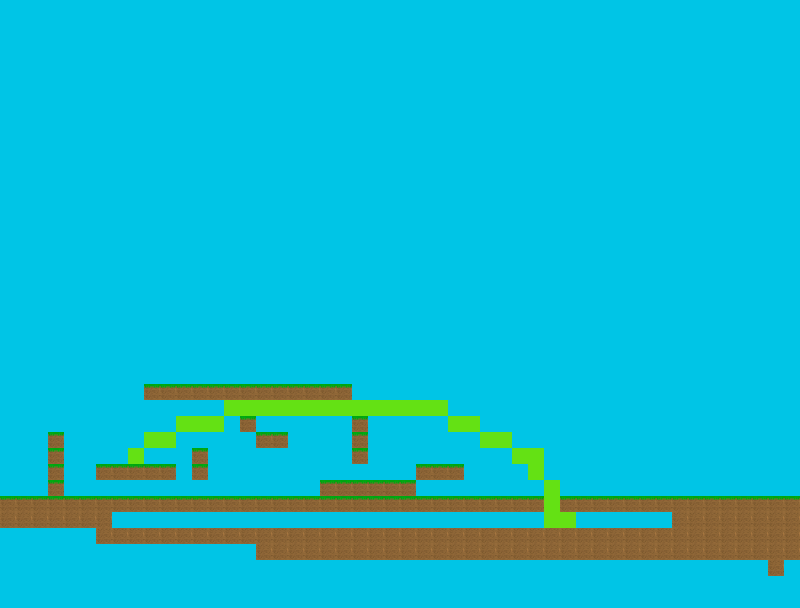

Below is a game level as drawn by its tile map, then a one-line description and the .tmx that defines it (tile-layer data replaced by summaries):
An orthogonal 50x38 tile map with 16x16 px tiles, 2 tile layers (Tile Layer 1, Tile Layer 2).

<map version="1.0" orientation="orthogonal" width="50" height="38" tilewidth="16" tileheight="16">
 <tileset firstgid="1" name="tiles" tilewidth="16" tileheight="16">
  <image source="tiles.png" width="64" height="16" />
  <tile id="0">
   <properties>
    <property name="name" value="air" />
   </properties>
  </tile>
  <tile id="1">
   <properties>
    <property name="name" value="dirt_resize" />
   </properties>
  </tile>
  <tile id="2">
   <properties>
    <property name="name" value="grass_top_resize" />
   </properties>
  </tile>
  <tile id="3">
   <properties>
    <property name="name" value="grass" />
   </properties>
  </tile>
 </tileset>
 <layer name="Tile Layer 1" width="50" height="38">
  <data>[1900 cells, 1900 non-empty, 2 distinct tile ids]</data>
 </layer>
 <layer name="Tile Layer 2" width="50" height="38">
  <data>[1900 cells, 183 non-empty, 3 distinct tile ids]</data>
 </layer>
</map>
